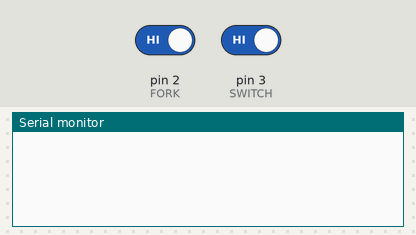
This sketch was run on a simulated Arduino Uno, built with avr-gcc and run on an emulated ATmega328P. Parts: the last lines printed to the serial monitor. The inputs (shaded band) are chosen by the test bench; at power-on: pin 2 (FORK) HIGH, pin 3 (SWITCH) HIGH.

Above: at 1.2 s.
1.3 s: pin 2 (FORK) driven LOW and pin 3 (SWITCH) driven LOW
At 2.1 s:
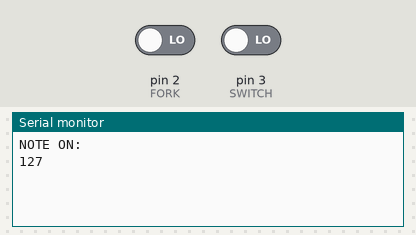
2.8 s: pin 2 (FORK) driven HIGH and pin 3 (SWITCH) driven HIGH
At 4.1 s:
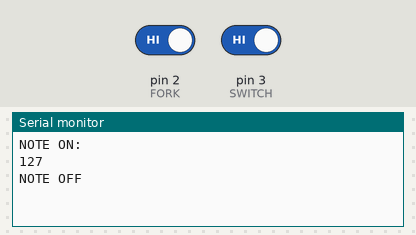

Measured:
- after the input at 1.3 s, the serial monitor: prints a new line at once (image 1)
- after the input at 2.8 s, the serial monitor: prints a new line at once (image 2)

The sketch:

uswitch_1.ino
```cpp
#define SWITCH 3
#define FORK 2

// we assume the key is at rest
//when we start the sketch
bool status1, status2 = true;
bool prevStatus1 = status1;
bool prevStatus2 = status2;
bool sentVelocity = false;

long firstTime, secondTime, elapsedTime = 0;
int velocity = 0;


// SETUP /////////////////////////////////////////////////
void setup()
{
  Serial.begin(9600);
  pinMode(SWITCH, INPUT);
  pinMode(FORK, INPUT);
  firstTime = millis();
}


// DRAW //////////////////////////////////////////////////
void loop()
{
  status1 = digitalRead(SWITCH);
  status2 = digitalRead(FORK);

  if(!status1 && !prevStatus1 ) {
    firstTime = millis();
    prevStatus1 = true;
    //Serial.println("check 1");
  } else if(status1 && prevStatus1) {
    prevStatus1 = false;
    //Serial.println("UNcheck 1");
    firstTime = 0;
  }

  if(!status2 && !prevStatus2 ) {
    secondTime = millis();
    prevStatus2 = true;
    //Serial.println("check 2");
  } else if(status2 && prevStatus2) {
    prevStatus2 = false;
    //Serial.println("UNcheck 2");
    secondTime = 0;
  }

  if(firstTime>0 && secondTime>0 && !sentVelocity)
  {
    //Serial.println(firstTime);
    //Serial.println(secondTime);
    //Serial.println();
    elapsedTime = constrain( secondTime - firstTime, 0, 2000);
    velocity = map(elapsedTime, 0, 2000, 127, 0);
    Serial.println("NOTE ON: ");
    Serial.println(velocity);
    sentVelocity = true;
  } else if (firstTime == 0 && secondTime == 0 && sentVelocity) {
    Serial.println("NOTE OFF");
    sentVelocity = false;
  }

  delay(1);
}
```
